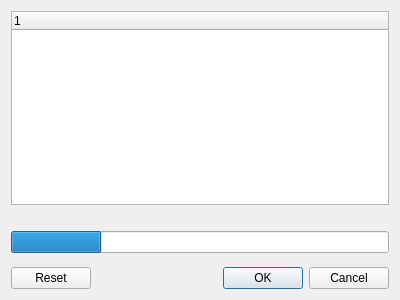
<?xml version="1.0" encoding="UTF-8"?>
<ui version="4.0">
 <class>LCardDiscoveryDialog</class>
 <widget class="QDialog" name="LCardDiscoveryDialog">
  <property name="geometry">
   <rect>
    <x>0</x>
    <y>0</y>
    <width>400</width>
    <height>300</height>
   </rect>
  </property>
  <property name="windowTitle">
   <string>Dialog</string>
  </property>
  <layout class="QVBoxLayout" name="verticalLayout">
   <item>
    <widget class="QTreeWidget" name="treeWidget">
     <column>
      <property name="text">
       <string notr="true">1</string>
      </property>
     </column>
    </widget>
   </item>
   <item>
    <widget class="QLabel" name="statusLabel"/>
   </item>
   <item>
    <widget class="QProgressBar" name="progressBar">
     <property name="value">
      <number>24</number>
     </property>
     <property name="textVisible">
      <bool>false</bool>
     </property>
    </widget>
   </item>
   <item>
    <spacer name="verticalSpacer">
     <property name="orientation">
      <enum>Qt::Orientation::Vertical</enum>
     </property>
     <property name="sizeType">
      <enum>QSizePolicy::Policy::Fixed</enum>
     </property>
     <property name="sizeHint" stdset="0">
      <size>
       <width>0</width>
       <height>8</height>
      </size>
     </property>
    </spacer>
   </item>
   <item>
    <widget class="QDialogButtonBox" name="buttonBox">
     <property name="orientation">
      <enum>Qt::Orientation::Horizontal</enum>
     </property>
     <property name="standardButtons">
      <set>QDialogButtonBox::StandardButton::Cancel|QDialogButtonBox::StandardButton::Ok|QDialogButtonBox::StandardButton::Reset</set>
     </property>
    </widget>
   </item>
  </layout>
 </widget>
 <resources/>
 <connections/>
</ui>
